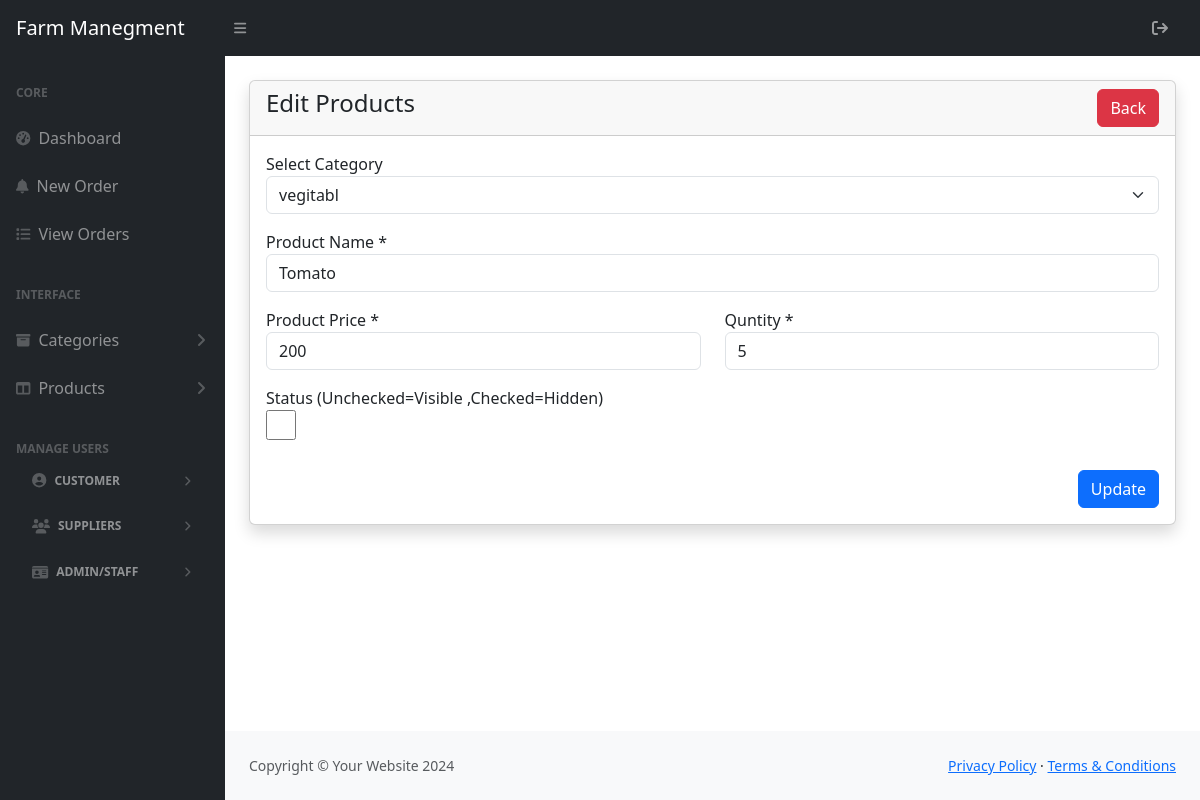
Page /admin/product-edit.php?id=1 on the committed database.
### tables this page shows
CREATE TABLE `products` (
  `id` int(11) NOT NULL,
  `catogory_id` int(11) NOT NULL,
  `name` varchar(255) NOT NULL,
  `price` int(11) NOT NULL,
  `quntity` int(11) NOT NULL,
  `status` tinyint(1) NOT NULL DEFAULT 0,
  `created_at` date NOT NULL DEFAULT current_timestamp()
);

CREATE TABLE `categories` (
  `id` int(11) NOT NULL,
  `category` varchar(255) NOT NULL,
  `description` mediumtext DEFAULT NULL
);

### config/function.php (called while the page is built, shortened)
<?php
    require 'config.php';
    function validate($inputData){
        global $conn;
        $validatedData =mysqli_real_escape_string($conn,$inputData);
        return trim($validatedData);
    }
    function getAll($tableName,$status=NULL){
        global $conn;
        $table = validate($tableName);
        $status =validate($status);
        if($status=='status')
        {
            $query="SELECT * FROM $table WHERE status='0'";
        }
        else
        {
            $query="SELECT * FROM $table ";
        }
        return mysqli_query($conn,$query);
    }
    function getById($tableName,$id){
        global $conn;
        $table = validate($tableName);
        $id = validate($id);
        $query="SELECT * FROM $table WHERE id='$id' LIMIT 1";
        $result=mysqli_query($conn,$query);
        if($result){
            if(mysqli_num_rows($result)==1){
                $row=mysqli_fetch_assoc($result);
                $response =[
                    'status'=>200,
                    'data' => $row,
                    'message' => 'Record Found !'
                ];
                return $response;
            }
        }else{
            $response =[
                'status'=>404,
                'message' => 'No Data Found !'
            ];
            return $response;
        }
    }
    function checkParamId($type)
    {
        if(isset($_GET[$type])){
            if($_GET[$type] != ''){
                return $_GET[$type];
            }
            else{
                return '<h5> no id found <h5>';
            }
        }
        else{
            return '<h5> no id given <h5>';
        }
    }
?>

### admin/product-edit.php (the view, shortened to what this page needs)
<?php include('includes/header.php'); ?>
<div class="container-fluid px-4">
    <div class="card mt-4 shadow">
    <div class="card-header">
            <h4 class="mb-0">Edit Products
            <a href="product.php" class="btn btn-danger float-end">Back</a>
            </h4>
    </div>
    <div class="card-body">
        <form action="./code.php" method="post">
        <?php
            $paramValue=checkParamId('id');
            $product=getById('products',$paramValue);
            if($product){
                if($product['status'] ==200){
                    ?>
           <div class="row">
                <div class="col-md-12 mb-3">
                    <label>Select Category</label>
                    <select name="category_id" class="form-select">
                        <?php
                            $categories=getAll('categories');
                            if($categories){
                                if(mysqli_num_rows($categories)>0){
                                    foreach($categories as $cateItem ){
                                        ?>
                                            <option
                                                value="<?=$cateItem['id']; ?>'"
                                                <?= $product['data']['catogory_id'] == $cateItem['id'] ? 'selected':''; ?>
                                            >
                                                <?=$cateItem['category']; ?>
                                            </option>
                                        <?php
                                    }
                                }
                                else{
                                    echo '<option value="">No categories found</option>';
                                }
                            }
                            else{
                                echo '<option value="">Somthing went wrong </option>';
                            }
                        ?>
                    </select>
                </div>
                <div class="col-md-12 mb-3">
                    <label for="">Product Name  *</label>
                    <input type="text" name="name" placeholder="" required value="<?= $product['data']['name'] ?>" class="form-control"/>
                </div>
                <div class="col-md-6 mb-3">
                    <label for="">Product Price  *</label>
                    <input type="number" name="price" placeholder="" required value="<?= $product['data']['price'] ?>" class="form-control"/>
                </div>
                <div class="col-md-6 mb-3">
                    <label for="">Quntity  *</label>
                    <input type="number" name="quntity" placeholder="" required value="<?= $product['data']['quntity'] ?>" class="form-control"/>
                </div>
                <div class="col-md-6">
                    <label for="">Status (Unchecked=Visible ,Checked=Hidden) </label>
                    <br>
                    <input type="checkbox" name="status" value="<?= $product['data']['status']==true ? 'checked':'';  ?>" style="width:30px; height:30px;">
                </div>
                <div class="col-md-12  text-end">
                    <br>
                    <button type="submit" name="updateProduct" class="btn btn-primary">Update</button>
                </div>
            </div>
        <?php
            }
            else{
                echo '<h5>' .$product['message']. '</h5>';
            }
            }
            else{
            echo '<h5> Somthing went wrong ! </h5>';
            return false;
            }
        ?>
        </form>
</div>
<?php include('includes/footer.php'); ?>

### rows in the picture
products: category_id "vegitabl", name "Tomato", price "200", quntity "5"
